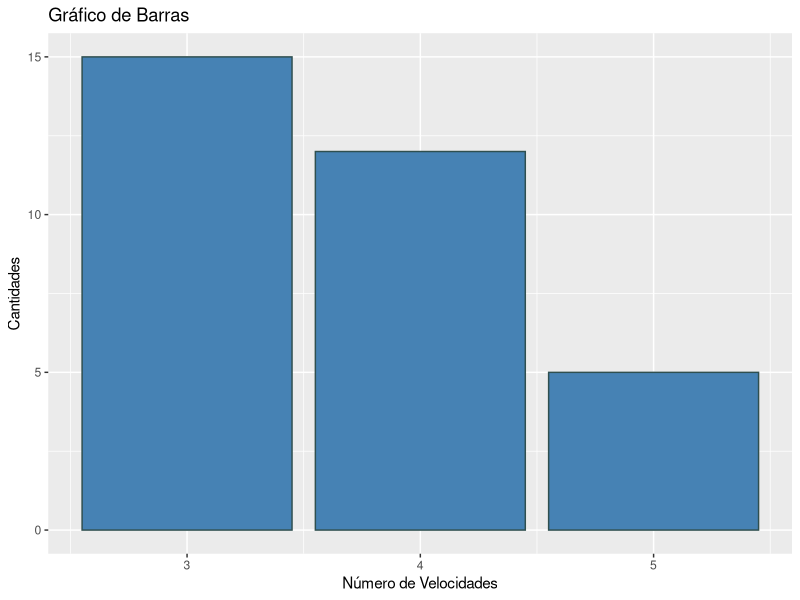

Recreate this plot in R.
library(ggplot2)

p <- ggplot(data = mtcars, aes(x = gear)) + 
  geom_bar(color = 'darkslategray', fill = 'steelblue') + 
  xlab("Número de Velocidades") + 
  ylab("Cantidades") + 
  ggtitle("Gráfico de Barras")

print(p)




